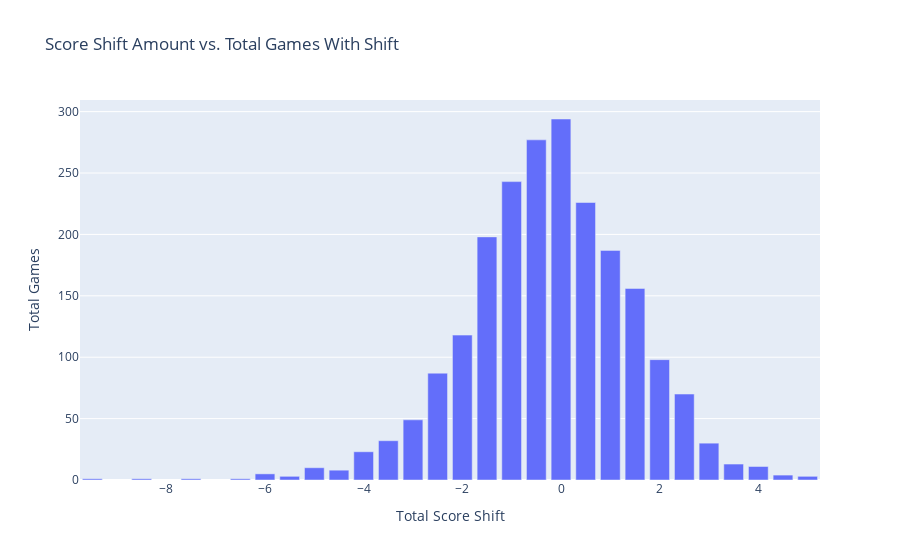

The notebook cell saved with this chart:
### Code cell
fig = px.bar(shift_totals, x = 'Total Score Shift', y = 'Total Games', 
             title = 'Score Shift Amount vs. Total Games With Shift')
fig.show()

### Figure 1 — Plotly figure (JSON) as saved in the notebook; plotly's stock layout.template omitted (floating-point values rounded to 4 significant figures)
{"data": [{"alignmentgroup": "True", "hovertemplate": "Total Score Shift=%{x}<br>Total Games=%{y}<extra></extra>", "legendgroup": "", "marker": {"color": "#636efa"}, "name": "", "offsetgroup": "", "orientation": "v", "showlegend": false, "textposition": "auto", "type": "bar", "x": [-9.5, -8.5, -7.5, -6.5, -6, -5.5, -5, -4.5, -4, -3.5, -3, -2.5, -2, -1.5, -1, -0.5, 0, 0.5, 1, 1.5, 2, 2.5, 3, 3.5, 4, 4.5, 5], "xaxis": "x", "y": [1, 1, 1, 1, 5, 3, 10, 8, 23, 32, 49, 87, 118, 198, 243, 277, 294, 226, 187, 156, 98, 70, 30, 13, 11, 4, 3], "yaxis": "y"}], "layout": {"barmode": "relative", "legend": {"tracegroupgap": 0}, "title": {"text": "Score Shift Amount vs. Total Games With Shift"}, "xaxis": {"anchor": "y", "domain": [0, 1], "title": {"text": "Total Score Shift"}}, "yaxis": {"anchor": "x", "domain": [0, 1], "title": {"text": "Total Games"}}}}
